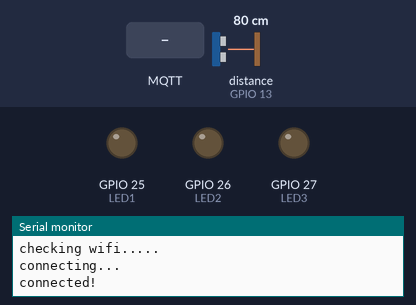
Bench run of a program on a simulated ESP32. Shown: output pins drawn as LEDs (lit = HIGH), the last lines printed to the serial monitor. The test bench sets the inputs (shaded band); at power-on: distance to the obstacle (sensor on GPIO 13) 80 cm. The echo pulse lasts 58.3 µs per cm; WiFi joins after 1.5 s; servers stay silent unless stated; no MQTT or app messages arrive unless stated; pins used as bus, display or sensor lines are not drawn.

Above: at 3.2 s.
3.3 s: MQTT message "5" arrives on the first subscribed topic
At 3.8 s:
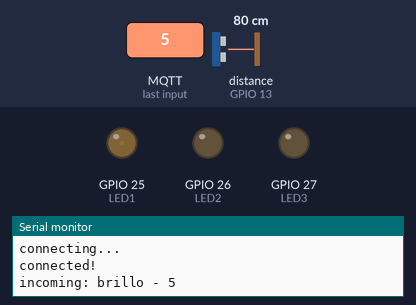
4.8 s: MQTT message "on" arrives on the second subscribed topic
At 6.0 s:
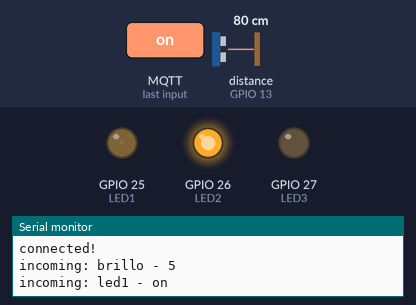
6.3 s: MQTT message "brillo" arrives on the first subscribed topic
At 7.2 s:
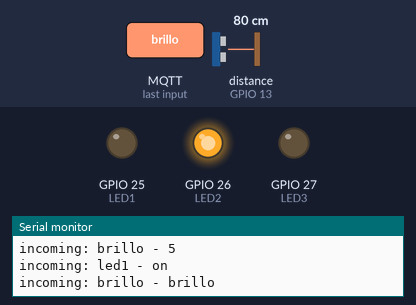
7.8 s: MQTT message "on" arrives on the third subscribed topic
At 8.4 s:
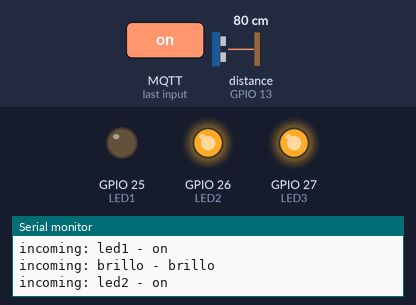
9.3 s: MQTT message "off" arrives on the second subscribed topic
At 10.5 s:
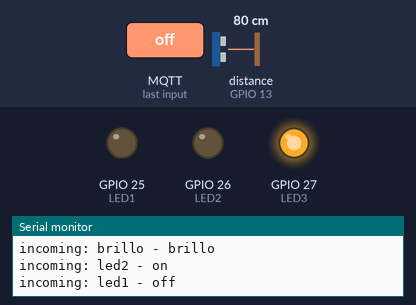
10.8 s: MQTT message "5" arrives on the first subscribed topic
At 11.8 s:
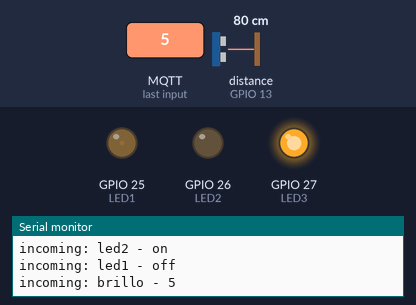
Timing chart, 0 to 13.3 s (numbered marks = the images above; inputs shaded):
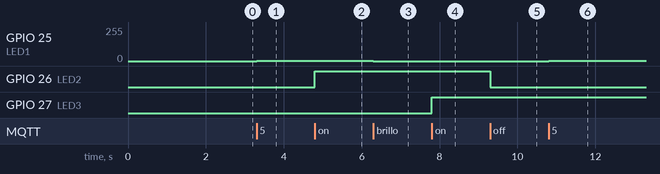

Measured:
- after the input at 3.3 s, GPIO 25 (LED1): 0/255 → 1/255 at once
- after the input at 4.8 s, GPIO 26 (LED2): LOW → HIGH at once
- after the input at 6.3 s, GPIO 25 (LED1): 1/255 → 0/255 at once
- after the input at 7.8 s, GPIO 27 (LED3): LOW → HIGH at once
- after the input at 9.3 s, GPIO 26 (LED2): HIGH → LOW at once
- after the input at 10.8 s, GPIO 25 (LED1): 0/255 → 1/255 at once

The program:

main.cpp
```cpp
#include <Arduino.h>
#include <WiFi.h> //<WiFi101.h>
#include <MQTT.h>

const char ssid[] = "ariel";
const char pass[] = "pollosss";

WiFiClient net;
MQTTClient client;


const int freq =5000; // freq for PWM
const int ledChannel = 0; // channel pwm
const int resolution = 10; // resolution 8,10,12,15

int brightness = 0;    // how bright the LED is
int fadeAmount = 5;    // how many points to fade the LED by

long duration;
float distanceCm;
#define SOUND_SPEED 0.034
unsigned long lastTime = 0;
unsigned long timerDelay = 10000;

void connect() {
  Serial.print("checking wifi...");
  while (WiFi.status() != WL_CONNECTED) {
    Serial.print(".");
    delay(1000);
  }

  Serial.print("\nconnecting...");
  while (!client.connect("arduino")) { //, "public", "public")) {
    Serial.print(".");
    delay(1000);
  }

  Serial.println("\nconnected!");

  client.subscribe("brillo");
  client.subscribe("led1");
  client.subscribe("led2");
  // client.unsubscribe("/hello");
}

void messageReceived(String &topic, String &payload) {
  Serial.println("incoming: " + topic + " - " + payload);
  // set the brightness of pin 2:

  if (topic=="brillo") {
      ledcWrite(ledChannel, payload.toInt());
  }
  if (topic=="led1") {
    if (payload=="on") digitalWrite(26, HIGH);
    if (payload=="off") digitalWrite(26, LOW);
  }
  if (topic=="led2") {
    if (payload=="on") digitalWrite(27, HIGH);
    if (payload=="off") digitalWrite(27, LOW);
  }
  // Note: Do not use the client in the callback to publish, subscribe or
  // unsubscribe as it may cause deadlocks when other things arrive while
  // sending and receiving acknowledgments. Instead, change a global variable,
  // or push to a queue and handle it in the loop after calling `client.loop()`.
}

float medicion(){
  // Clears the trigPin
    digitalWrite(12, LOW);
    delayMicroseconds(2);
    // Sets the trigPin on HIGH state for 10 micro seconds
    digitalWrite(12, HIGH);
    delayMicroseconds(10);
    digitalWrite(12, LOW);
    duration = pulseIn(13, HIGH);
    distanceCm = duration * SOUND_SPEED/2;
    return distanceCm;

}

void setup() {
  // put your setup code here, to run once:
  Serial.begin(115200);
  pinMode(25,OUTPUT); // LED1
  pinMode(26,OUTPUT); // LED2
  pinMode(27,OUTPUT); // LED3
  pinMode(34,INPUT);  //pulsadores
  pinMode(35,INPUT);  //pulsadores
  pinMode(13,INPUT);  // ECHO
  pinMode(12,OUTPUT); // pulse
  ledcSetup(ledChannel,freq,resolution);
  ledcAttachPin(25,ledChannel); // LED1 como PWM
  //ledcAttachPin(26,ledChannel);
  //ledcAttachPin(27,ledChannel);

  WiFi.begin(ssid, pass);

  // Note: Local domain names (e.g. "Computer.local" on OSX) are not supported
  // by Arduino. You need to set the IP address directly.
  //
  // MQTT brokers usually use port 8883 for secure connections.
  client.begin("192.168.0.132", 1883, net);
  client.onMessage(messageReceived);

  connect();

}

void loop() {

  client.loop(); // Si o si tiene que estar en el loop

  if (!client.connected()) {
    connect();
  }

  if ((millis() - lastTime) > timerDelay) {
    lastTime = millis();
    client.publish("distancia", String(medicion()));
  }


}
```
